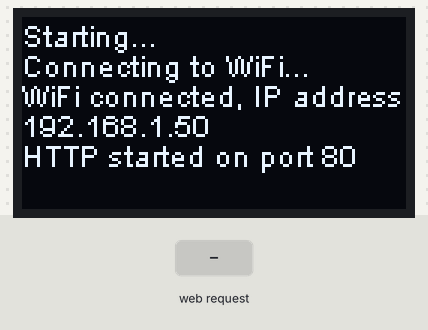
A sketch run on a simulated ESP32. Parts: 128×64 one-colour display. The test bench sets the inputs (shaded band). WiFi joins after 1.5 s; servers stay silent unless stated; what the sketch prints to the serial monitor is not drawn.

Above: at 2.7 s.
2.8 s: HTTP request GET / received
4.3 s: HTTP request GET /print received
Timing chart, 0 to 7.3 s (numbered marks = the images above; inputs shaded):
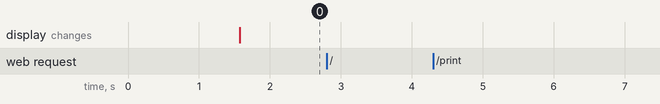

Measured:
- after the input at 2.8 s, every drawn part: stays the same
- after the input at 4.3 s, every drawn part: stays the same

The sketch:

esp32-thermal_printer.ino
```cpp
// (licence header left out)
HardwareSerial serialPrinter(1);

#include <WiFi.h>
#include <ESP32WebServer.h>
#include "SSD1306.h" // alias for `#include "SSD1306Wire.h"`

ESP32WebServer server(80);

// Initialize the OLED display using Wire library
SSD1306  display(0x3c, 5, 4);


void setup() {
  Serial.begin(500000);

  display.init();
  display.drawString(0, 0, "Starting...");
  display.display();


  serialPrinter.begin(19200, SERIAL_8N1, 25, 26);


  display.drawString(0, 10, "Connecting to WiFi...");
  display.display();
  WiFi.begin("SSID", "password");
  /*wait until ESP32 connect to WiFi*/
  while (WiFi.status() != WL_CONNECTED) {
      delay(500);
      Serial.print(".");
  }
  display.drawString(0, 20, "\nWiFi connected, IP address: ");
  display.drawString(0, 30, WiFi.localIP().toString());
  display.display();


  server.onNotFound(handleNotFound);
  server.on("/", menu);
  server.on("/print", sendToPrinter);


  server.begin();
  display.drawString(0, 40, "HTTP started on port 80");
  display.display();
}


void loop() {
  // deals with the Wifi clients and responds, calls the callbacks, etc. ...
  server.handleClient();
  delay(1);
}


void menu() {
  Serial.println("Menu...");
  String message = "<h1>Thermal Printer</h1>";
  message += "<form action=\"/print\" id=\"frm\"><input type=\"submit\" value=\"Send to printer\"  style=\"height:200px;width:200px\"> </form>";
  message += "<textarea rows=\"10\" cols=\"50\" name=\"text\" form=\"frm\"> Enter text here...</textarea>";
  server.send(200, "text/html", message);
}

void sendToPrinter() {
  // we expect one and only 1 var which is the text to print
  String var = server.argName(0);
  String value = server.arg(0);


  if (var == "text") {
    Serial.print("Received to print: "); Serial.println(value);
    serialPrinter.println(value);
    cutPaper();

  }
  else Serial.println("UNKNOWN var " + var );

  menu();
}


void cutPaper() {
  //extra empty rows to cut below the latest text
  serialPrinter.println("\n\n\n");
  byte cutCmd[] = {0x1B, 0x69, 0x0A};
  serialPrinter.write(cutCmd, sizeof(cutCmd));
}

void handleNotFound() {
  String message = "File Not Found\n\n";
  message += "URI: " + server.uri();
  message += "\nMethod: " + (server.method() == HTTP_GET)?" GET":" POST";
  message += "\nArguments: " + server.args();
  message += "\n";
  for (uint8_t i=0; i<server.args(); i++){
    message += " " + server.argName(i) + ": " + server.arg(i) + "\n";
  }
  server.send(404, "text/plain", message);
}
```
